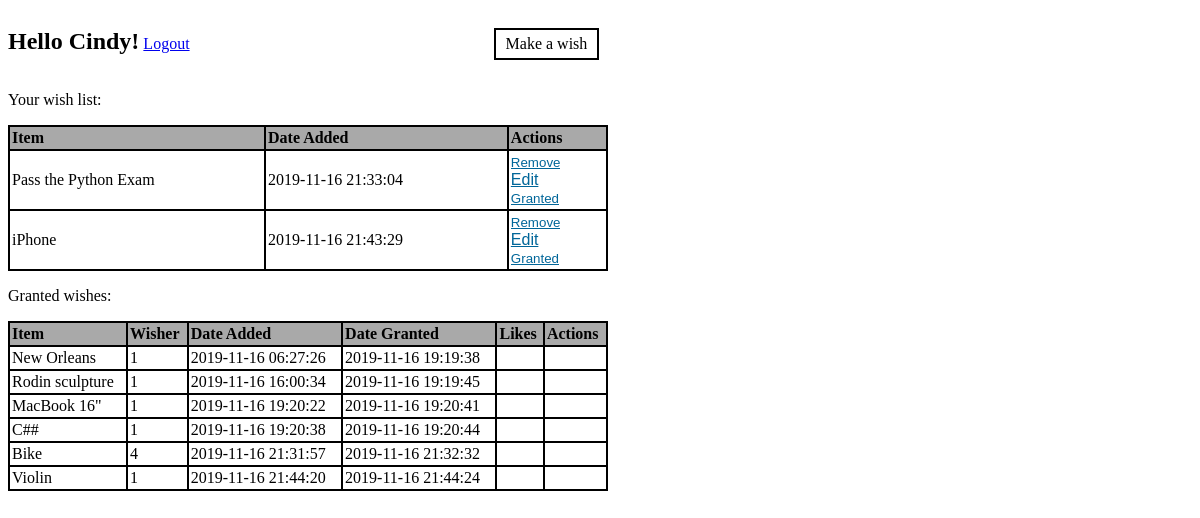
/wishes (signed in), run on the app's committed database.
### app.py (models this page shows)
class User(db.Model):
    __tablename__ = "users"    # optional
    id = db.Column(db.Integer, primary_key=True)
    first_name = db.Column(db.String(255))
    last_name = db.Column(db.String(255))
    email = db.Column(db.String(255))
    pw = db.Column(db.String(255))
    confirm_pw = db.Column(db.String(255))
    created_at = db.Column(db.DateTime, server_default=func.now())    # notice the extra import statement above
    updated_at = db.Column(db.DateTime, server_default=func.now(), onupdate=func.now())

class Post(db.Model):
    __tablename__ = "posts"    # optional
    id = db.Column(db.Integer, primary_key=True)
    title = db.Column(db.String(255))
    content = db.Column(db.Text)
    author_id = db.Column(db.Integer, db.ForeignKey('users.id'), nullable=False)
    author = db.relationship('User', foreign_keys=[author_id], backref="posts")
    created_at = db.Column(db.DateTime, server_default=func.now())    # notice the extra import statement above
    updated_at = db.Column(db.DateTime, server_default=func.now(), onupdate=func.now())
    not_granted = db.Column(db.Boolean, server_default=expression.true(), nullable=False)

### app.py (the view)
@app.route('/wishes')
def landing():
    if 'id' not in session:
        return redirect('/')
    print("******")
    user_with_correct_id = User.query.filter_by(id=session['id']).all()
    if user_with_correct_id:
        user_data =  {}
        user_data['first_name'] = user_with_correct_id[0].first_name
        print(session['id'])
        wish_list = Post.query.filter_by(not_granted=True, author_id=session['id']).all()
        print(wish_list)
        granted_list = Post.query.filter_by(not_granted=False).all()
    else:
        return redirect('/')
    return render_template('landing.html', user = user_data, wishes = wish_list, granted_wishes=granted_list)

### templates/landing.html (shortened to what this page needs)
<!DOCTYPE html>
<html lang="en">
<head>
</head>
<body>
    <div class='wrapper'>
        <h2>Hello {{user['first_name']}}!</h2>
        <a href="/logout">Logout</a>
        <a href="/wishes/new" id="linktobutton">Make a wish</a>
        <p>Your wish list:</p>
        <table>
            <tr class="tableheader">
                <th>Item</th>
                <th>Date Added</th>
                <th>Actions</th>
            </tr>
            {% for wish in wishes %}
            <tr>
                <td>{{wish.title}}</td>
                <td>{{wish.created_at}}</td>
                <td id="outer">
                    <form action="/remove" method="POST">
                        <input type="submit" value="Remove" class="inner buttontolink">
                    </form>
                    <a href="/edit/{{wish.id}}" class="inner buttontolink">Edit</a>
                    <form action="/granted" method="POST">
                        <input type="submit" value="Granted" class="inner buttontolink">
                    </form>
                </td>
            </tr>
            {% endfor %}
        </table>
        <p>Granted wishes:</p>
        <table>
            <tr class="tableheader">
                <th>Item</th>
                <th>Wisher</th>
                <th>Date Added</th>
                <th>Date Granted</th>
                <th>Likes</th>
                <th>Actions</th>
            </tr>
            {% for grant in granted_wishes %}
            <tr>
                <td>{{grant.title}}</td>
                <td>{{grant.author_id}}</td>
                <td>{{grant.created_at}}</td>
                <td>{{grant.updated_at}}</td>
                <td></td>
                <td></td>
            </tr>
            {% endfor %}
        </table>
    </div>
</body>
</html>

### templates/landing.html (style rules this page uses)
.wrapper { width: 600px; }
h2 { display: inline-block; }
table,th,td { border: 2px solid black; border-collapse: collapse; text-align: left; border-spacing: 2px; padding: 2px; }
table { width: 600px; }
#outer { margin: 0 auto; }
.inner { display: inline-block; }
#linktobutton { background-color:none; color: black; padding: 5px 10px; text-align: center; text-decoration: none; display: inline-block; border: 2px solid black; margin-left: 300px; }
.buttontolink { background: none!important; border: none; padding: 0!important; font-family: arial, sans-serif; color: #069; text-decoration: underline; cursor: pointer; }
.tableheader { background-color: darkgrey; }

### data on the page
User: first_name "Cindy"
Post: title "Pass the Python Exam", created_at "2019-11-16 21:33:04"
Post: title "iPhone", created_at "2019-11-16 21:43:29"
Post: title "New Orleans", author_id "1", created_at "2019-11-16 06:27:26", updated_at "2019-11-16 19:19:38"
Post: title "Rodin sculpture", author_id "1", created_at "2019-11-16 16:00:34", updated_at "2019-11-16 19:19:45"
Post: title "MacBook 16\"", author_id "1", created_at "2019-11-16 19:20:22", updated_at "2019-11-16 19:20:41"
Post: title "C##", author_id "1", created_at "2019-11-16 19:20:38", updated_at "2019-11-16 19:20:44"
Post: title "Bike", author_id "4", created_at "2019-11-16 21:31:57", updated_at "2019-11-16 21:32:32"
Post: title "Violin", author_id "1", created_at "2019-11-16 21:44:20", updated_at "2019-11-16 21:44:24"
